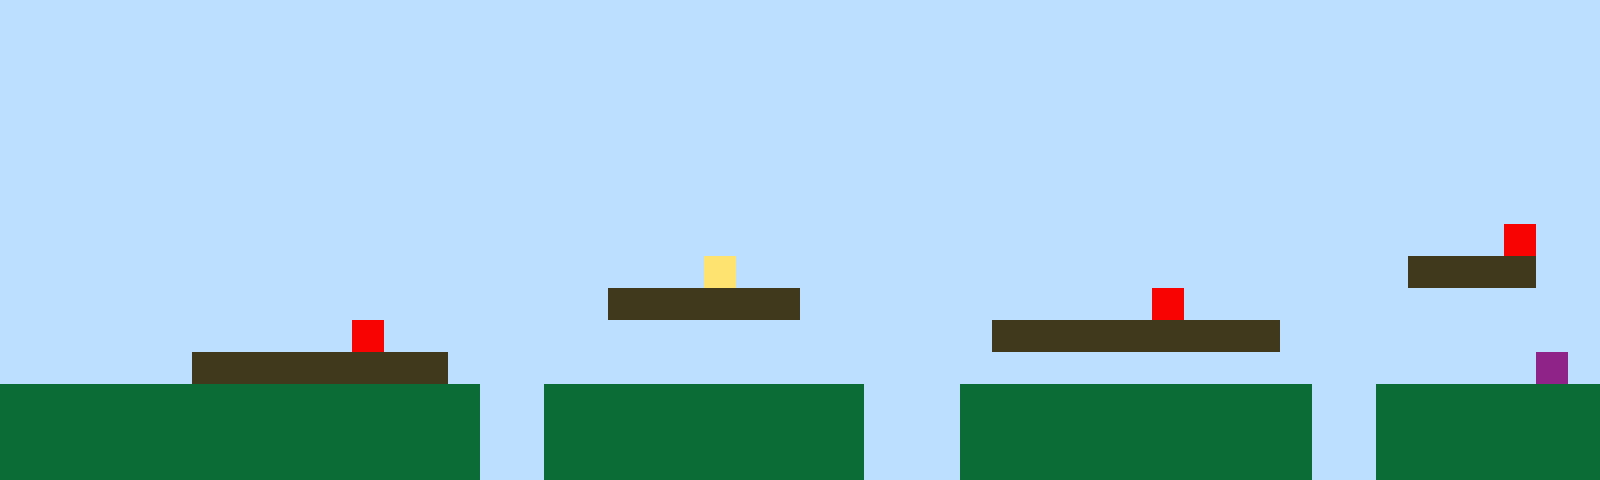

Tiled map render using the project's own tile images. Description and the whole map definition, tile-layer contents included, below:
An orthogonal 50x15 tile map with 32x32 px tiles, 1 tile layer (Tile Layer 1).

<map version="1.10" tiledversion="1.11.2" orientation="orthogonal" renderorder="right-up" width="50" height="15" tilewidth="32" tileheight="32" infinite="0" nextlayerid="2" nextobjectid="1"><editorsettings><export target="map1.csv" format="csv" /></editorsettings><tileset firstgid="1" name="sprites" tilewidth="32" tileheight="32" tilecount="6" columns="3"><image source="sprites.png" width="96" height="64" /></tileset><layer id="1" name="Tile Layer 1" width="50" height="15"><data encoding="csv">1,1,1,1,1,1,1,1,1,1,1,1,1,1,1,1,1,1,1,1,1,1,1,1,1,1,1,1,1,1,1,1,1,1,1,1,1,1,1,1,1,1,1,1,1,1,1,1,1,1,1,1,1,1,1,1,1,1,1,1,1,1,1,1,1,1,1,1,1,1,1,1,1,1,1,1,1,1,1,1,1,1,1,1,1,1,1,1,1,1,1,1,1,1,1,1,1,1,1,1,1,1,1,1,1,1,1,1,1,1,1,1,1,1,1,1,1,1,1,1,1,1,1,1,1,1,1,1,1,1,1,1,1,1,1,1,1,1,1,1,1,1,1,1,1,1,1,1,1,1,1,1,1,1,1,1,1,1,1,1,1,1,1,1,1,1,1,1,1,1,1,1,1,1,1,1,1,1,1,1,1,1,1,1,1,1,1,1,1,1,1,1,1,1,1,1,1,1,1,1,1,1,1,1,1,1,1,1,1,1,1,1,1,1,1,1,1,1,1,1,1,1,1,1,1,1,1,1,1,1,1,1,1,1,1,1,1,1,1,1,1,1,1,1,1,1,1,1,1,1,1,1,1,1,1,1,1,1,1,1,1,1,1,1,1,1,1,1,1,1,1,1,1,1,1,1,1,1,1,1,1,1,1,1,1,1,1,1,1,1,1,1,1,1,1,1,1,1,1,1,1,1,1,1,1,1,1,1,1,1,1,1,1,1,1,1,1,1,1,1,1,1,1,1,1,1,1,1,1,1,1,1,1,1,1,1,1,1,1,1,1,1,1,1,1,1,1,1,1,1,1,1,1,1,1,1,1,1,1,1,1,1,1,1,1,1,1,1,1,1,1,1,1,1,1,1,1,1,1,1,1,1,1,1,1,1,1,1,1,1,1,1,1,1,1,1,1,5,1,1,1,1,1,1,1,1,1,1,1,1,1,1,1,1,1,1,1,1,1,1,1,1,4,1,1,1,1,1,1,1,1,1,1,1,1,1,1,1,1,1,1,1,1,1,3,3,3,3,1,1,1,1,1,1,1,1,1,1,1,1,1,1,1,1,1,1,1,1,1,3,3,3,3,3,3,1,1,1,1,1,1,1,1,1,1,1,5,1,1,1,1,1,1,1,1,1,1,1,1,1,1,1,1,1,1,1,1,1,1,1,1,5,1,1,1,1,1,1,1,1,1,1,1,1,1,1,1,1,1,1,1,3,3,3,3,3,3,3,3,3,1,1,1,1,1,1,1,1,1,1,1,1,1,1,1,1,3,3,3,3,3,3,3,3,1,1,1,1,1,1,1,1,1,1,1,1,1,1,1,1,1,1,1,1,1,1,1,1,1,1,1,1,1,1,1,1,1,1,6,1,2,2,2,2,2,2,2,2,2,2,2,2,2,2,2,1,1,2,2,2,2,2,2,2,2,2,2,1,1,1,2,2,2,2,2,2,2,2,2,2,2,1,1,2,2,2,2,2,2,2,2,2,2,2,2,2,2,2,2,2,2,2,2,2,2,1,1,2,2,2,2,2,2,2,2,2,2,1,1,1,2,2,2,2,2,2,2,2,2,2,2,1,1,2,2,2,2,2,2,2,2,2,2,2,2,2,2,2,2,2,2,2,2,2,2,1,1,2,2,2,2,2,2,2,2,2,2,1,1,1,2,2,2,2,2,2,2,2,2,2,2,1,1,2,2,2,2,2,2,2</data></layer></map>
